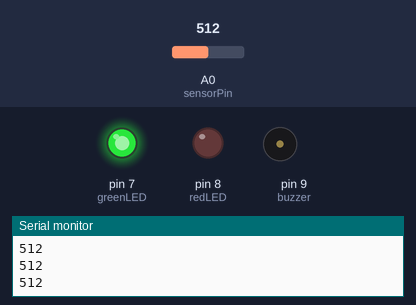
Recording of a sketch running on a simulated Arduino Uno, built with avr-gcc and run on an emulated ATmega328P. Shown: output pins drawn as LEDs (lit = HIGH), buzzer (waves = sounding, pin HIGH), the last lines printed to the serial monitor. Inputs (shaded band) come from the test bench; at power-on: A0 (sensorPin) = 512.

Above: at 1.3 s.
1.4 s: A0 (sensorPin) set to 694
2.9 s: A0 (sensorPin) set to 708
At 4.2 s:
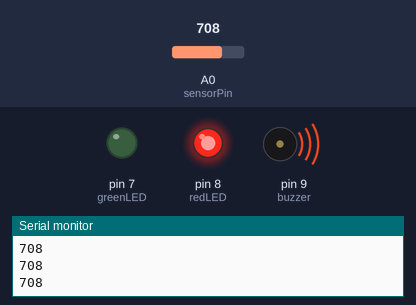
4.5 s: A0 (sensorPin) set to 690
At 5.6 s:
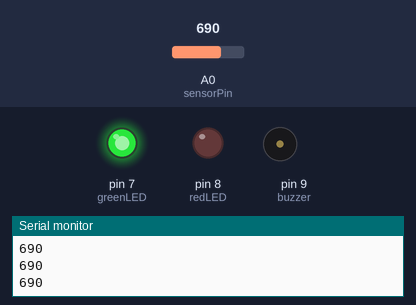
6.0 s: A0 (sensorPin) set to 710
At 6.8 s:
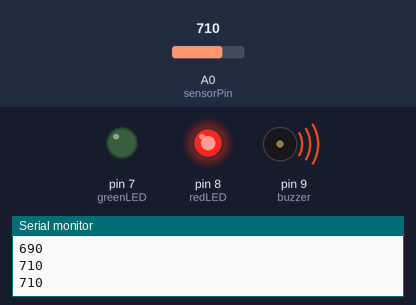
Timing chart, 0 to 8.5 s (numbered marks = the images above; inputs shaded):
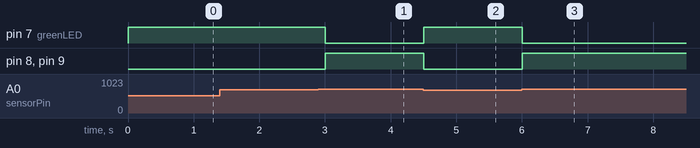

The sketch:

soil-moisture-detection-system.ino
```cpp
int sensorPin = A0;
int redLED = 8;
int greenLED = 7;
int buzzer = 9;

int threshold = 700;

void setup()
{
  pinMode(redLED, OUTPUT);
  pinMode(greenLED, OUTPUT);
  pinMode(buzzer, OUTPUT);

  Serial.begin(9600);
}

void loop()
{
  int moisture = analogRead(sensorPin);

  Serial.println(moisture);

  if (moisture > threshold)
  {
    // Dry soil
    digitalWrite(redLED, HIGH);
    digitalWrite(greenLED, LOW);
    digitalWrite(buzzer, HIGH);
  }
  else
  {
    // Wet soil
    digitalWrite(redLED, LOW);
    digitalWrite(greenLED, HIGH);
    digitalWrite(buzzer, LOW);
  }

  delay(500);
}
```

Measured:
- the behaviour switches between 700 and 701 on A0 (sensorPin) (found by bisection; images 0 and 1)
- after the input at 2.9 s, pin 7 (greenLED): HIGH → LOW after 0.10 s; pin 8 (redLED), pin 9 (buzzer): LOW → HIGH after 0.10 s
- after the input at 4.5 s, pin 7 (greenLED): LOW → HIGH at once; pin 8 (redLED), pin 9 (buzzer): HIGH → LOW at once
- after the input at 6.0 s, pin 7 (greenLED): HIGH → LOW at once; pin 8 (redLED), pin 9 (buzzer): LOW → HIGH at once
